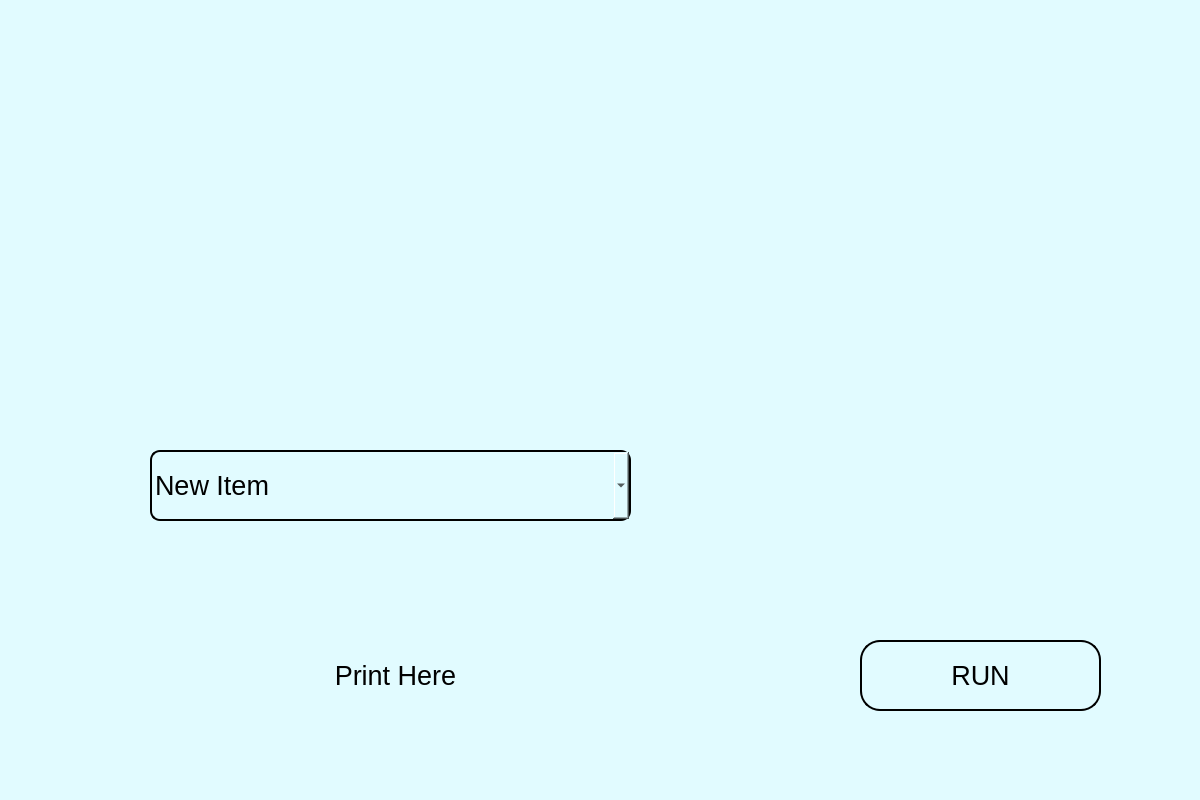
<?xml version="1.0" encoding="UTF-8"?>
<ui version="4.0">
 <class>Form</class>
 <widget class="QWidget" name="Form">
  <property name="windowModality">
   <enum>Qt::NonModal</enum>
  </property>
  <property name="geometry">
   <rect>
    <x>0</x>
    <y>0</y>
    <width>1200</width>
    <height>800</height>
   </rect>
  </property>
  <property name="windowTitle">
   <string>Form</string>
  </property>
  <property name="autoFillBackground">
   <bool>false</bool>
  </property>
  <widget class="QFrame" name="frame">
   <property name="geometry">
    <rect>
     <x>-10</x>
     <y>-10</y>
     <width>1261</width>
     <height>861</height>
    </rect>
   </property>
   <property name="autoFillBackground">
    <bool>false</bool>
   </property>
   <property name="styleSheet">
    <string notr="true">background-color: rgb(225, 251, 255);</string>
   </property>
   <property name="frameShape">
    <enum>QFrame::StyledPanel</enum>
   </property>
   <property name="frameShadow">
    <enum>QFrame::Raised</enum>
   </property>
   <widget class="QLabel" name="label">
    <property name="geometry">
     <rect>
      <x>150</x>
      <y>650</y>
      <width>511</width>
      <height>71</height>
     </rect>
    </property>
    <property name="font">
     <font>
      <family>MS Shell Dlg 2</family>
      <pointsize>20</pointsize>
      <weight>50</weight>
      <italic>false</italic>
      <bold>false</bold>
     </font>
    </property>
    <property name="layoutDirection">
     <enum>Qt::LeftToRight</enum>
    </property>
    <property name="styleSheet">
     <string notr="true">color: rgb(0, 0, 0);
font: 20pt &quot;MS Shell Dlg 2&quot;;</string>
    </property>
    <property name="text">
     <string>Print Here</string>
    </property>
    <property name="alignment">
     <set>Qt::AlignCenter</set>
    </property>
   </widget>
   <widget class="QPushButton" name="pushButton">
    <property name="geometry">
     <rect>
      <x>870</x>
      <y>650</y>
      <width>241</width>
      <height>71</height>
     </rect>
    </property>
    <property name="font">
     <font>
      <family>MS Shell Dlg 2</family>
      <pointsize>20</pointsize>
      <weight>50</weight>
      <italic>false</italic>
      <bold>false</bold>
     </font>
    </property>
    <property name="cursor">
     <cursorShape>PointingHandCursor</cursorShape>
    </property>
    <property name="focusPolicy">
     <enum>Qt::StrongFocus</enum>
    </property>
    <property name="autoFillBackground">
     <bool>false</bool>
    </property>
    <property name="styleSheet">
     <string notr="true">background-color: rgb(225, 251, 255);
border-radius:20;
border:2px solid black;
font: 20pt &quot;MS Shell Dlg 2&quot;;</string>
    </property>
    <property name="text">
     <string>RUN</string>
    </property>
   </widget>
   <widget class="QComboBox" name="comboBox">
    <property name="geometry">
     <rect>
      <x>160</x>
      <y>460</y>
      <width>481</width>
      <height>71</height>
     </rect>
    </property>
    <property name="font">
     <font>
      <pointsize>20</pointsize>
     </font>
    </property>
    <property name="cursor">
     <cursorShape>PointingHandCursor</cursorShape>
    </property>
    <property name="styleSheet">
     <string notr="true">color: rgb(0, 0, 0);
border-radius:10;
border:2px solid black;
background-color: rgb(225, 251, 255);</string>
    </property>
    <item>
     <property name="text">
      <string>New Item</string>
     </property>
    </item>
    <item>
     <property name="text">
      <string>New Item</string>
     </property>
    </item>
    <item>
     <property name="text">
      <string>New Item</string>
     </property>
    </item>
   </widget>
   <widget class="QLabel" name="label_2">
    <property name="geometry">
     <rect>
      <x>250</x>
      <y>40</y>
      <width>701</width>
      <height>231</height>
     </rect>
    </property>
    <property name="text">
     <string/>
    </property>
    <property name="pixmap">
     <pixmap>Logo_of_MAS_Holdings.png</pixmap>
    </property>
    <property name="scaledContents">
     <bool>true</bool>
    </property>
   </widget>
  </widget>
 </widget>
 <resources/>
 <connections/>
</ui>
